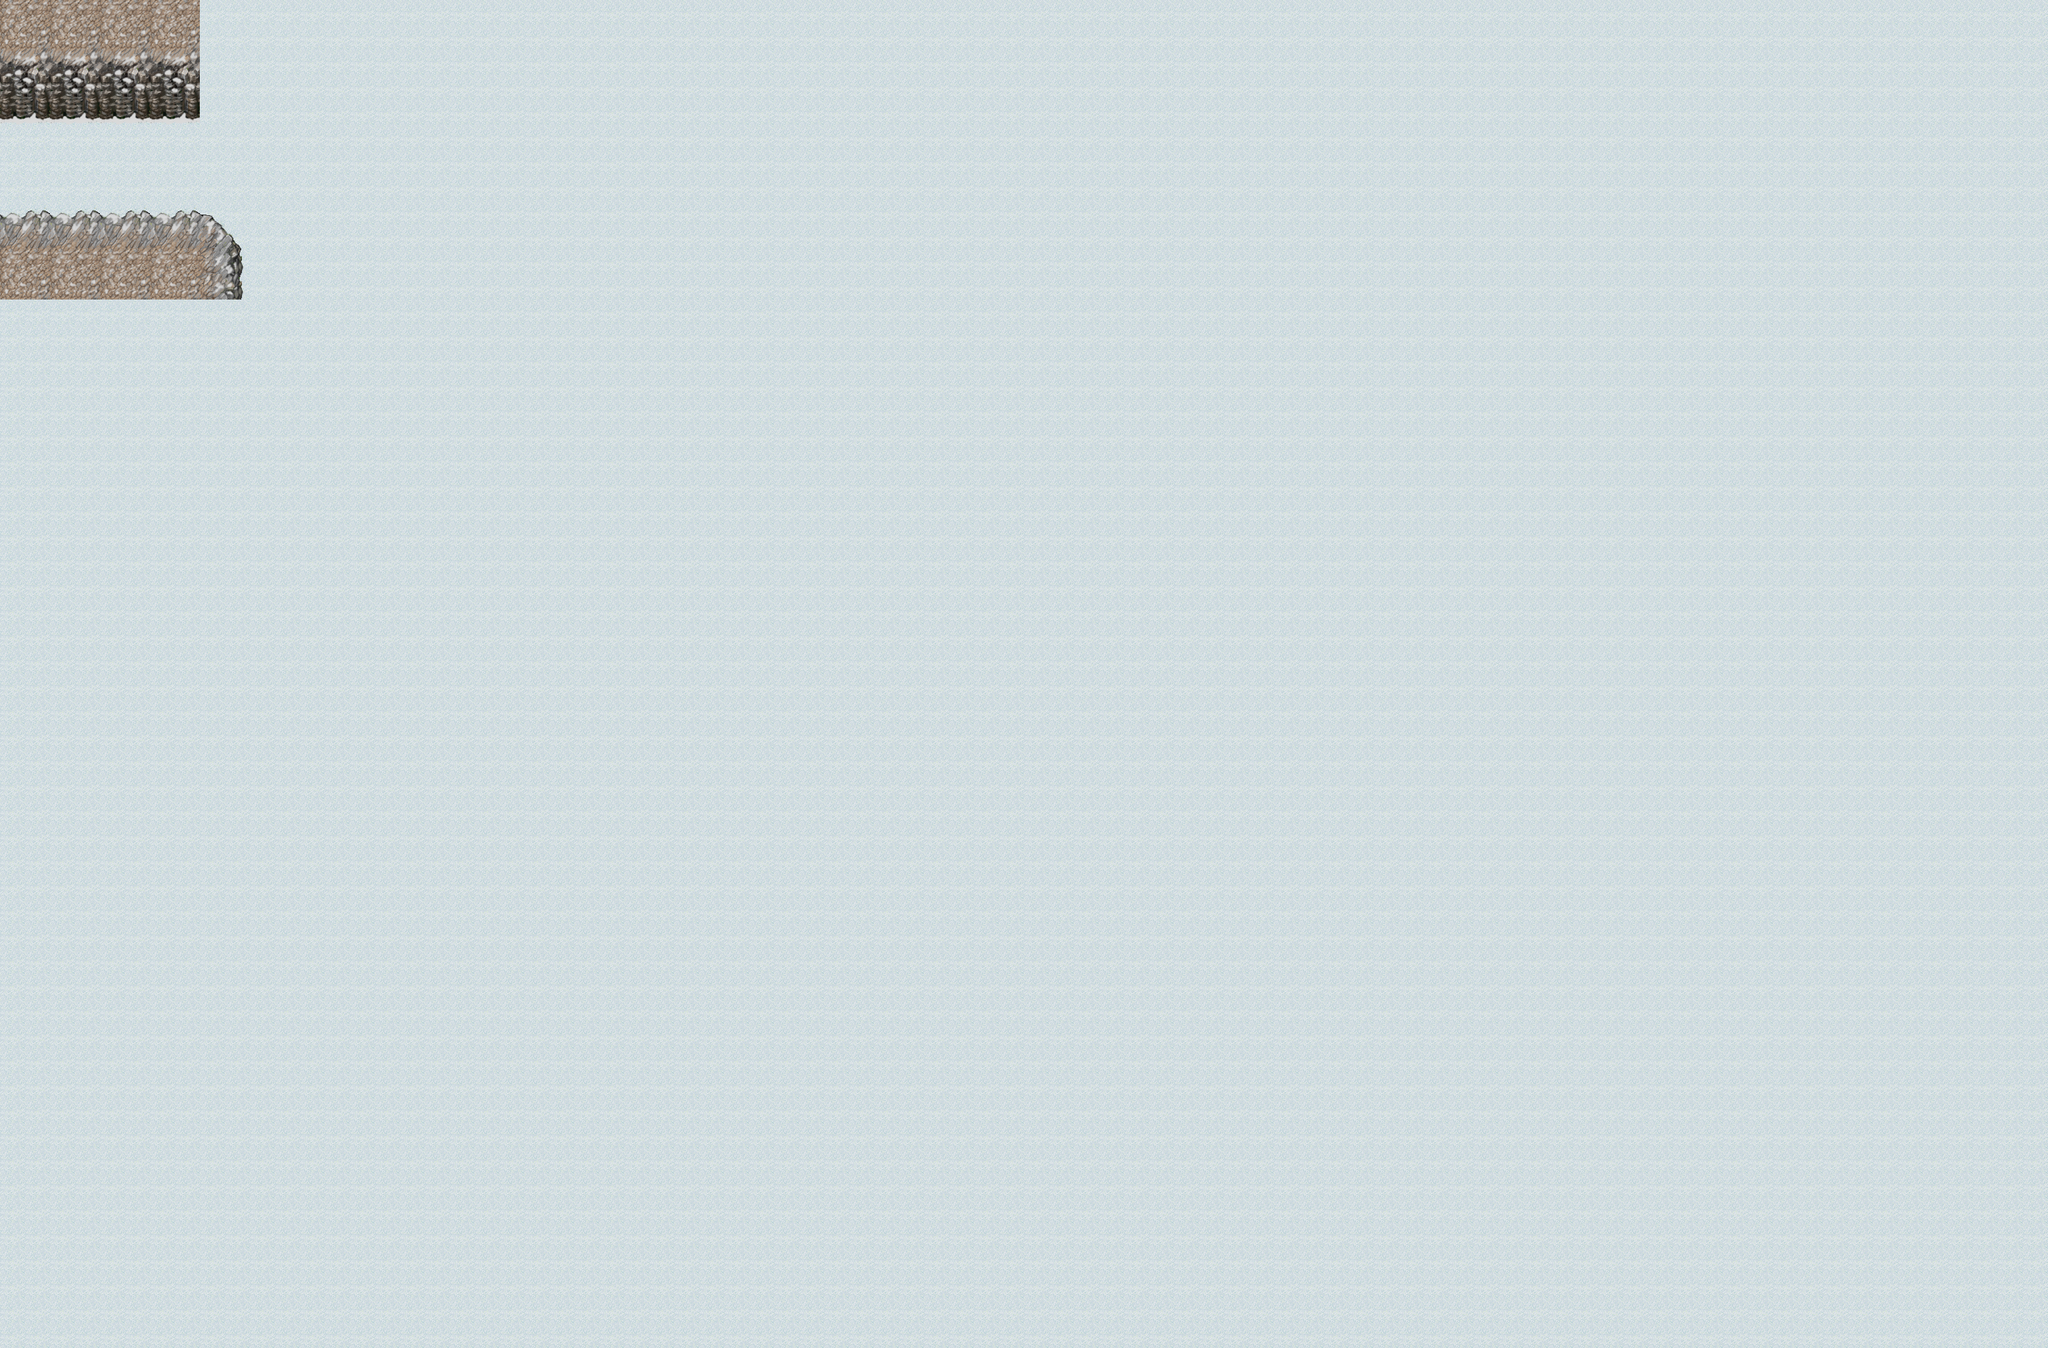

This is a level from a 2D game, rendered from its Tiled map with the project's own tilesets. A one-line summary and the map file follow, with tile-layer data summarised:
An orthogonal 82x54 tile map with 32x32 px tiles, 9 tile layers (GroundBottomLayer, GroundMiddleLayer, GroundTopLayer, WallBottomLayer, ...), 2 tilesets and 5 objects (3x wall, portal, landing).

<map version="1.0" orientation="orthogonal" renderorder="right-down" width="82" height="54" tilewidth="32" tileheight="32" nextobjectid="7">
 <tileset firstgid="1" name="Castle" tilewidth="32" tileheight="32" tilecount="256" columns="16">
  <image source="Castle.png" trans="000000" width="512" height="512" />
 </tileset>
 <tileset firstgid="257" name="snowWIP" tilewidth="32" tileheight="32" tilecount="256" columns="16">
  <image source="snowWIP.png" trans="000000" width="512" height="512" />
 </tileset>
 <layer name="GroundBottomLayer" width="82" height="54">
  <data>[4428 cells, 4428 non-empty, 1 distinct tile ids]</data>
 </layer>
 <layer name="GroundMiddleLayer" width="82" height="54">
  <data>[4428 cells, 0 non-empty, 0 distinct tile ids]</data>
 </layer>
 <layer name="GroundTopLayer" width="82" height="54">
  <data>[4428 cells, 0 non-empty, 0 distinct tile ids]</data>
 </layer>
 <layer name="WallBottomLayer" width="82" height="54">
  <data>[4428 cells, 67 non-empty, 15 distinct tile ids]</data>
 </layer>
 <layer name="WallMiddleLayer" width="82" height="54">
  <data>[4428 cells, 0 non-empty, 0 distinct tile ids]</data>
 </layer>
 <layer name="WallTopLayer" width="82" height="54">
  <data>[4428 cells, 0 non-empty, 0 distinct tile ids]</data>
 </layer>
 <layer name="ForegroundBottomLayer" width="82" height="54">
  <data>[4428 cells, 12 non-empty, 6 distinct tile ids]</data>
 </layer>
 <layer name="ForegroundMiddleLayer" width="82" height="54">
  <data>[4428 cells, 0 non-empty, 0 distinct tile ids]</data>
 </layer>
 <layer name="ForegroundTopLayer" width="82" height="54">
  <data>[4428 cells, 0 non-empty, 0 distinct tile ids]</data>
 </layer>
 <objectgroup name="objects">
  <object id="1" name="portal" type="portal" x="5" y="148" width="13" height="133">
   <properties>
    <property name="destination" value="woods" />
    <property name="landing" value="east" />
   </properties>
  </object>
  <object id="2" name="west-landing" type="landing" x="105" y="173" width="16" height="67">
   <properties>
    <property name="positioning" value="west" />
   </properties>
  </object>
  <object id="4" name="wall" type="wall" x="8" y="134" width="246" height="20" />
  <object id="5" name="wall" type="wall" x="5" y="290" width="281" height="22" />
  <object id="6" name="wall" type="wall" x="289" y="316" width="17" height="73" />
 </objectgroup>
</map>
